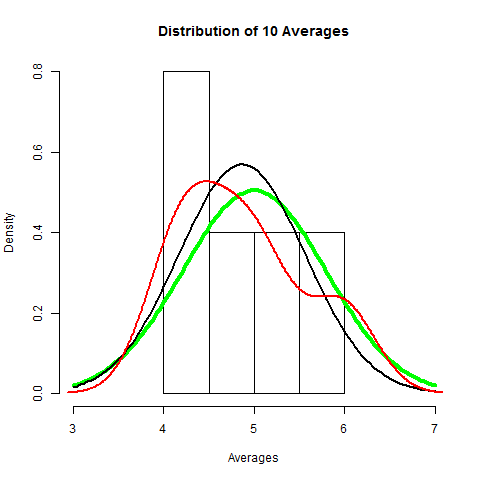

This figure's R source:
set.seed(1)
set10 <- NULL
set10 <- sapply(1:10, function(x) mean(rexp(40,0.2)))

png(filename = "plot1.png")

hist(set10, main = "Distribution of 10 Averages", xlab = "Averages", freq = FALSE, xlim = c(3,7))

curve(dnorm(x, mean=5, sd=sqrt(0.625)), add = TRUE, col="green", lwd = 4)
curve(dnorm(x, mean=mean(set10), sd=sd(set10)), add = TRUE, col="black", lwd = 2)
lines(density(set10), col="red", lwd = 2)

dev.off()

